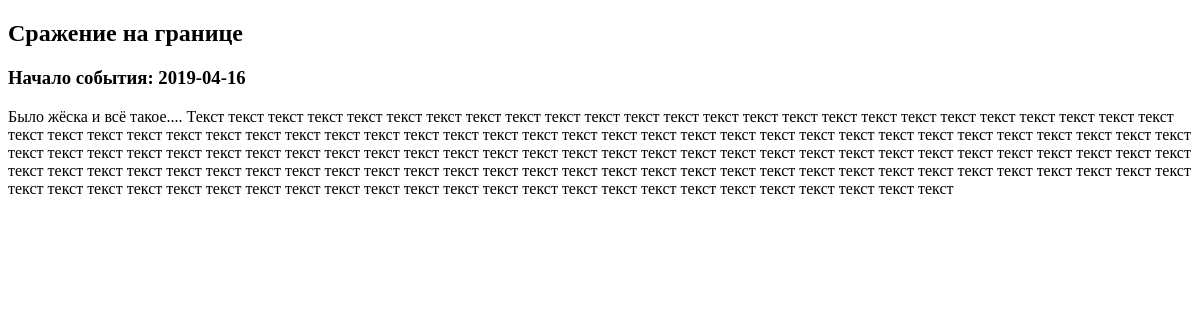
The page /1 on the database its author committed.
### mains/models.py (models this page shows)
class event(models.Model):
    title = models.CharField(max_length = 100)
    body = models.TextField()
    date = models.DateField()

### mains/templates/mains/events.html (shortened to what this page needs)
{% extends "mains/wrapper.html" %}
{% block content %}
  <h2>{{event.title}}</h2>
  <h3>Начало события: {{event.date|date:"Y-m-d"}}</h3>
  <p>{{event.body|safe}}</p>
{% endblock %}

### mains/templates/mains/wrapper.html (shortened to what this page needs)
<!DOCTYPE html>
<html>
 <head>
  {% load staticfiles %}
  <link rel = "stylesheet" href = "{% static '/css/mains1.css' %}" type = "text/css">
 </head>
 <body>
   {% block content %}
   {% endblock %}
 </body>
</html>

### mains/static/css/mains1.css (style rules this page uses)
body { background-image: url(https://cdn3.hype.ru/2000x/file/2018/08/25/hype-ru-tom-clancy-w8Jx3XlI4VA4Ijr.jpeg); background-size: cover; background-repeat: no-repeat; overflow: hidden; }

### rows shown on the page
event: title "Сражение на границе", date "2019-04-16", body "Было жёска и всё такое.... Текст текст текст текст текст текст текст текст текст текст текст текст текст текст текст текст текст текст текст текст текст текст текст текст текст текст текст текст текст текст текст текст текст текст текст текст текст текст текст текст текст текст текст текст текст текст текст текст текст текст текст текст текст текст текст текст текст текст текст текст текст текст текст текст текст текст текст текст текст текст текст текст текст текст текст текст текст текст текст текст текст текст текст текст текст текст текст текст текст текст текст текст текст текст текст текст текст текст текст текст текст текст текст текст текст текст текст текст текст текст текст текст…"
